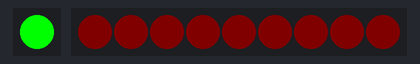
The program below on a simulated MicroPython board. On the bench: 1 RGB LEDs in strip order, left to right, 9 RGB LEDs in strip order, left to right. Dim RGB values are drawn brighter than linear.

Above: at 0.1 s.
At 5.1 s:
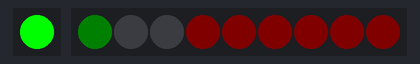
At 20.1 s:
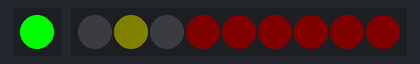
At 21.1 s:
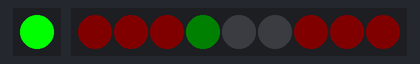
At 36.6 s:
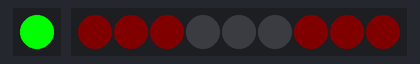
At 37.1 s:
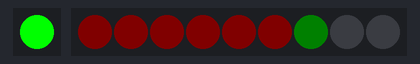

Measured:
- what the display in image 1 shows lasts 12.0 s, from 5.0 s to 17.0 s
- what the display in image 2 shows lasts 0.5 s, from 20.0 s to 20.5 s

The program:

prgSemaforo.py
```python
"""Simulación de cruce vial con 3 semáforos y LEDs NeoPixel.

Cada semáforo está compuesto por 3 LEDs NeoPixel.
- Verde: solo 1 LED encendido (los otros 2 apagados).
- Amarillo: parpadea cada 500 ms durante 3 s (solo 1 LED encendido).
- Rojo: los 3 LEDs en rojo fijo.

Al inicio, los tres semáforos parpadean en rojo por 10 s (on/off cada 500 ms).
"""

import time

from neopixel import Neopixel

# Configuración general del NeoPixel (ajusta según tu hardware).
PIN_NEOPIXEL = 29
STATE_MACHINE = 0
NUM_SEMAFOROS = 3
LEDS_POR_SEMAFORO = 3
TOTAL_LEDS = NUM_SEMAFOROS * LEDS_POR_SEMAFORO

# Colores RGB->GRB
ROJO = (255, 0, 0)
AMARILLO = (255, 255, 0)
VERDE = (0, 255, 0)
APAGADO = (0, 0, 0)

# Tiempos (segundos)
TIEMPO_VERDE = 12
TIEMPO_AMARILLO = 4
TIEMPO_PARPADEO = 0.5
TIEMPO_ARRANQUE = 0.2
TIEMPO_INICIO_ROJO_PARPADEO = 5


class SemaforoController:
    """Controla 3 semáforos sobre una tira NeoPixel."""

    def __init__(self, neopixel):
        self.neopixel = neopixel

    def _base_index(self, semaforo_id):
        return semaforo_id * LEDS_POR_SEMAFORO

    def _set_semaforo_apagado(self, semaforo_id):
        base = self._base_index(semaforo_id)
        for offset in range(LEDS_POR_SEMAFORO):
            self.neopixel.set_pixel(base + offset, APAGADO)

    def set_semaforo_rojo(self, semaforo_id):
        base = self._base_index(semaforo_id)
        for offset in range(LEDS_POR_SEMAFORO):
            self.neopixel.set_pixel(base + offset, ROJO)

    def set_semaforo_verde(self, semaforo_id):
        self._set_semaforo_apagado(semaforo_id)
        base = self._base_index(semaforo_id)
        self.neopixel.set_pixel(base, VERDE)

    def set_semaforo_amarillo(self, semaforo_id):
        self._set_semaforo_apagado(semaforo_id)
        base = self._base_index(semaforo_id)
        self.neopixel.set_pixel(base+1, AMARILLO)

    def mostrar(self):
        self.neopixel.show()

    def inicial_rojo_parpadeo(self):
        """Parpadea los tres semáforos en rojo por 10 segundos."""
        ciclos = int(TIEMPO_INICIO_ROJO_PARPADEO / TIEMPO_ARRANQUE)
        for i in range(ciclos):
            color = ROJO if i % 2 == 0 else APAGADO
            for semaforo_id in range(NUM_SEMAFOROS):
                base = self._base_index(semaforo_id)
                for offset in range(LEDS_POR_SEMAFORO):
                    self.neopixel.set_pixel(base + offset, color)
            self.mostrar()
            time.sleep(TIEMPO_ARRANQUE)

    def ciclo_semaforo(self):
        """Ejecuta el ciclo continuo de los semáforos."""
        while True:
            for semaforo_activo in range(NUM_SEMAFOROS):
                for semaforo_id in range(NUM_SEMAFOROS):
                    if semaforo_id == semaforo_activo:
                        self.set_semaforo_verde(semaforo_id)
                    else:
                        self.set_semaforo_rojo(semaforo_id)
                self.mostrar()
                time.sleep(TIEMPO_VERDE)

                parpadeos = int(TIEMPO_AMARILLO / TIEMPO_PARPADEO)
                for i in range(parpadeos):
                    for semaforo_id in range(NUM_SEMAFOROS):
                        if semaforo_id == semaforo_activo:
                            if i % 2 == 0:
                                self.set_semaforo_amarillo(semaforo_id)
                            else:
                                self._set_semaforo_apagado(semaforo_id)
                        else:
                            self.set_semaforo_rojo(semaforo_id)
                    self.mostrar()
                    time.sleep(TIEMPO_PARPADEO)


def main():
    strip = Neopixel(1, 0, 16, "GRB")
    strip.fill(VERDE)
    strip.show()
    strip.brightness(5)
    neopixel_strip = Neopixel(TOTAL_LEDS, STATE_MACHINE, PIN_NEOPIXEL, mode="GRB")
    neopixel_strip.brightness(5)
    controlador = SemaforoController(neopixel_strip)
    controlador.inicial_rojo_parpadeo()
    controlador.ciclo_semaforo()

while True:
    main()
#if __name__ == "__main__":
#    main()
```
